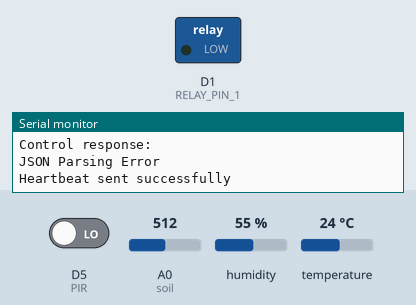
The sketch below on a simulated ESP8266 (NodeMCU). Parts: switched loads named in the sketch (green lamp = pin HIGH), the last lines printed to the serial monitor. The test bench sets the inputs (shaded band); at power-on: A0 (soil) = 512, D5 (PIR) LOW, humidity 55 %, temperature 24 °C. WiFi joins after 1.5 s; servers stay silent unless stated; uploads are accepted with an empty reply.

Above: at 3.2 s.
3.3 s: A0 (soil) set to 1004
5.2 s: A0 (soil) set to 1019
At 5.9 s:
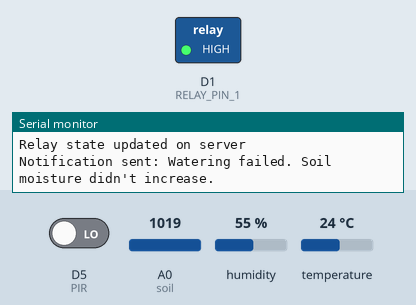
Timing chart, 0 to 8.2 s (numbered marks = the images above; inputs shaded):
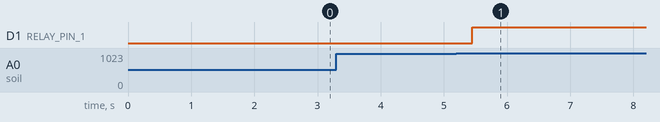

Measured:
- the behaviour switches between 1018 and 1019 on A0 (soil) (found by bisection; images 0 and 1)
- after the input at 5.2 s, D1 (RELAY_PIN_1): LOW → HIGH after 0.25 s

The sketch:

test2.ino
```cpp
#include <ESP8266WiFi.h>
#include <ESP8266HTTPClient.h>
#include <DHT.h>
#include <ArduinoJson.h>
#include <WiFiClientSecure.h>

// WiFi credentials
const char* ssid = "HUAWEI-2.4G-YxM6";
const char* pass = "Nb2suby6";

// DHT11 sensor setup
DHT dht(D4, DHT11);

// Pin definitions
#define soil A0
#define PIR D5
#define RELAY_PIN_1 D1
int relay1State = LOW;

// Server URL for fetching control data
String serverUrl = "http://192.168.100.33/capstone(test)/";
String sendDataUrl = serverUrl + "update-sensor-data.php";
String getControlUrl = serverUrl + "get-control-data.php";
String updateRelayStateUrl = serverUrl + "update-relay-state.php";

// Device name
String deviceName = "device1";

WiFiClient wifiClient;

// Declare last sensor values
float lastTemperature = -1.0;
float lastHumidity = -1.0;
int lastSoilMoisture = -1;
bool lastPirState = false;

unsigned long wateringStartTime = 0;
bool wateringInProgress = true;
int initialSoilMoisture = 0;

// Function declarations
void logWateringActivity(int soilMoisture, String relayState, String remarks);
void sendNotification(String message);

void setup() {
  Serial.begin(9600);

  // WiFi connection
  WiFi.begin(ssid, pass);
  while (WiFi.status() != WL_CONNECTED) {
    delay(1000);
    Serial.println("Connecting to WiFi...");
  }
  Serial.println("Connected to WiFi");

  // Initialize sensors and relay
  dht.begin();
  pinMode(soil, INPUT);
  pinMode(PIR, INPUT);
  pinMode(RELAY_PIN_1, OUTPUT);
  digitalWrite(RELAY_PIN_1, LOW);
}

void loop() {
  // Read sensor data
  float h = dht.readHumidity();
  float t = dht.readTemperature();
  int soilMoisture = analogRead(soil);
  soilMoisture = map(soilMoisture, 0, 1024, 0, 100);
  soilMoisture = (soilMoisture - 100) * -1;
  bool pirState = digitalRead(PIR);

  // Fetch control data and adjust relay state based on moisture level


  // Check for watering failure after relay is ON for 10 seconds
  if (wateringInProgress && (millis() - wateringStartTime >= 1500)) {
    if (soilMoisture <= initialSoilMoisture) {
      // Soil moisture hasn't increased, log the activity and turn off the relay
      logWateringActivity(soilMoisture, "OFF", "Not watering - soil moisture didn't increase");
      digitalWrite(RELAY_PIN_1, HIGH);  // Turn off the relay
      updateRelayStateOnServer("RELAY_OFF");
      sendNotification("Watering failed. Soil moisture didn't increase.");
      wateringInProgress = false;
    }
  }

  // Send sensor data to server if it has changed
  if (hasDataChanged(t, h, soilMoisture, pirState)) {
    sendDataToServer(t, h, soilMoisture, pirState);
  }
  getControlDataFromServer(soilMoisture);
  sendHeartbeatToServer();
  delay(1000);  // Check every 1 second for changes
}

bool hasDataChanged(float temperature, float humidity, int soilMoisture, bool pirState) {
  if (temperature != lastTemperature || humidity != lastHumidity || soilMoisture != lastSoilMoisture || pirState != lastPirState) {
    lastTemperature = temperature;
    lastHumidity = humidity;
    lastSoilMoisture = soilMoisture;
    lastPirState = pirState;
    return true;
  }
  return false;
}

void sendDataToServer(float temperature, float humidity, int soilMoisture, bool pirState) {
  if (WiFi.status() == WL_CONNECTED) {
    HTTPClient http;
    http.begin(wifiClient, sendDataUrl);
    http.addHeader("Content-Type", "application/x-www-form-urlencoded");

    String postData = "temperature=" + String(temperature) +
                      "&humidity=" + String(humidity) +
                      "&soilMoisture=" + String(soilMoisture) +
                      "&pirState=" + String(pirState) +
                      "&device_name=" + deviceName;

    int httpResponseCode = http.POST(postData);
    Serial.println(httpResponseCode > 0 ? http.getString() : "Error sending data");
    http.end();
  }
}

void updateRelayStateOnServer(String state) {
  if (WiFi.status() == WL_CONNECTED) {
    HTTPClient http;
    http.begin(wifiClient, updateRelayStateUrl);
    http.addHeader("Content-Type", "application/x-www-form-urlencoded");
    String postData = "device_name=" + deviceName + "&relay_state=" + state;
    int httpResponseCode = http.POST(postData);
    Serial.println(httpResponseCode > 0 ? "Relay state updated on server" : "Failed to update relay state on server");
    http.end();
  }
}

void getControlDataFromServer(int soilMoisture) {
  if (WiFi.status() == WL_CONNECTED) {
    HTTPClient http;
    http.begin(wifiClient, getControlUrl + "?device_name=" + deviceName);
    int httpResponseCode = http.GET();

    if (httpResponseCode > 0) {
      String response = http.getString();
      Serial.println("Control response: " + response);
      StaticJsonDocument<200> doc;
      if (deserializeJson(doc, response)) {
        Serial.println("JSON Parsing Error");
        return;
      }
      int targetMoisture = doc["moisture_level"].as<int>();
      String relayCommand = doc["relay_state"];
      if (soilMoisture <= targetMoisture && relayCommand == "RELAY_ON") {
        digitalWrite(RELAY_PIN_1, LOW); // Relay ON
        wateringStartTime = millis();  // Start the timer for watering check
        initialSoilMoisture = soilMoisture; // Store the initial soil moisture
        wateringInProgress = true;
        Serial.println("Turning relay ON");
        logWateringActivity(soilMoisture, "ON", "Automatic watering started");
        sendNotification("Soil is dry. Watering started.");
      } else if (soilMoisture >= targetMoisture && relayCommand == "RELAY_ON") {
        digitalWrite(RELAY_PIN_1, HIGH); // Relay OFF
        wateringInProgress = false;
        Serial.println("Turning relay OFF");
        logWateringActivity(soilMoisture, "OFF", "Automatic watering stopped");
        updateRelayStateOnServer("RELAY_OFF");
        sendNotification("Soil is wet. Watering stopped.");
      }
    } else {
      Serial.println("Error receiving control data: " + String(httpResponseCode));
    }
    http.end();
  }
}

void sendHeartbeatToServer() {
  if (WiFi.status() == WL_CONNECTED) {
    HTTPClient http;
    http.begin(wifiClient, serverUrl + "fetch_device_status.php");
    http.addHeader("Content-Type", "application/x-www-form-urlencoded");
    String postData = "device_name=" + deviceName;
    int httpResponseCode = http.POST(postData);
    Serial.println(httpResponseCode > 0 ? "Heartbeat sent successfully" : "Failed to send heartbeat");
    http.end();
  }
}

void logWateringActivity(int soilMoisture, String relayState, String remarks) {
  if (WiFi.status() == WL_CONNECTED) {
    HTTPClient http;
    http.begin(wifiClient, serverUrl + "log_watering.php");
    http.addHeader("Content-Type", "application/x-www-form-urlencoded");

    String postData = "device_name=" + deviceName +
                      "&soil_moisture=" + String(soilMoisture) +
                      "&relay_state=" + relayState +
                      "&remarks=" + remarks;

    int httpResponseCode = http.POST(postData);
    if (httpResponseCode > 0) {
      Serial.println("Watering log sent successfully: " + http.getString());
    } else {
      Serial.println("Failed to log watering activity. Error code: " + String(httpResponseCode));
    }
    http.end();
  } else {
    Serial.println("WiFi not connected, unable to log watering activity.");
  }
}

void sendNotification(String message) {
  if (WiFi.status() == WL_CONNECTED) {
    HTTPClient http;
    http.begin(wifiClient, serverUrl + "send_notifcation.php");  // Replace with the actual notification endpoint
    http.addHeader("Content-Type", "application/x-www-form-urlencoded");

    String postData = "device_name=" + deviceName + "&message=" + message;

    int httpResponseCode = http.POST(postData);
    if (httpResponseCode > 0) {
      Serial.println("Notification sent: " + message);
    } else {
      Serial.println("Failed to send notification. Error code: " + String(httpResponseCode));
    }
    http.end();
  }
}
```
